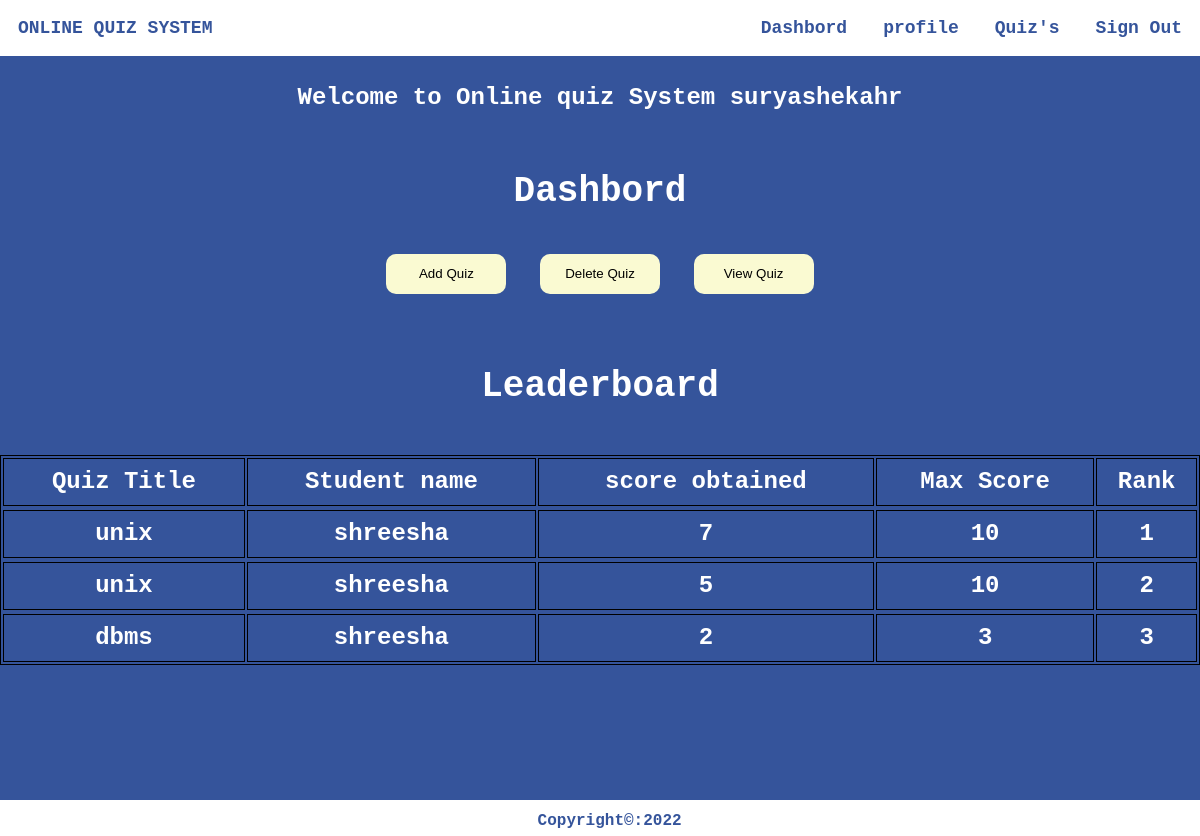
The app's page /homestaff.php (signed in) with its own data.
### tables this page shows
CREATE TABLE `staff` (
  `staffid` varchar(10) NOT NULL,
  `name` varchar(20) NOT NULL,
  `mail` varchar(30) NOT NULL,
  `phno` varchar(10) NOT NULL,
  `gender` varchar(1) NOT NULL,
  `DOB` varchar(10) NOT NULL,
  `pw` varchar(200) NOT NULL,
  `dept` varchar(3) DEFAULT NULL
);

CREATE TABLE `score` (
  `slno` int(11) NOT NULL,
  `score` int(11) NOT NULL,
  `quizid` int(11) NOT NULL,
  `mail` varchar(30) DEFAULT NULL,
  `totalscore` int(11) DEFAULT NULL,
  `remark` varchar(20) DEFAULT NULL
);

CREATE TABLE `quiz` (
  `quizid` int(11) NOT NULL,
  `quizname` varchar(20) NOT NULL,
  `date_created` timestamp NOT NULL DEFAULT current_timestamp(),
  `mail` varchar(30) DEFAULT NULL
);

CREATE TABLE `student` (
  `usn` varchar(10) NOT NULL,
  `name` varchar(20) NOT NULL,
  `mail` varchar(30) NOT NULL,
  `phno` varchar(10) NOT NULL,
  `gender` varchar(1) NOT NULL,
  `DOB` varchar(10) NOT NULL,
  `pw` varchar(200) NOT NULL,
  `dept` varchar(3) DEFAULT NULL
);

### homestaff.php (the view, shortened to what this page needs)
<html>
<head>
</head>
<?php
require_once 'sql.php';
                $conn = mysqli_connect($host, $user, $ps, $project);if (!$conn) {
    echo "<script>alert(\"Database error retry after some time !\")</script>";
} else {
    $type1 = $_SESSION["type"];
    $username1 = $_SESSION["username"];
    $sql = "select * from " . $type1 . " where mail='{$username1}'";
    $res =   mysqli_query($conn, $sql);
    if ($res == true) {
        while ($row = mysqli_fetch_array($res)) {
            $dbname = $row['name'];
        }
    }
}
?>
<body style="margin: 0 !important;font-weight: bolder !important;font-family: 'Courier New', Courier, monospace;height:auto;color:#fff">
    <div id="main" style="background-color: #35549b;height: auto;color:#fff !important">
        <div class="navbar" style="display: inline-flex;width: 100%;color:#35549b;position:fixed;">
            <section style="margin: 1.5vw;">ONLINE QUIZ SYSTEM</section>
            <ul style="display: inline-flex;padding: 0 !important;margin: 0;float: right;right: 0;position: fixed;width: 50vw;">
                <li onclick="dash()">Dashbord</li>
                <li onclick="prof()">profile</li>
                <li onclick="score()">Quiz's</li>
                <li onclick="lo()">Sign Out</li>
            </ul>
        </div><br><br>
        <center><section style="width:100vw;margin:0vw;margin-top:4vw;font-size:2vw;">Welcome to Online quiz System&nbsp;<?php echo $dbname ?></section></center>
        <section class="dash" style="margin: 5vw;width: 90vw;">
            <center><h1 style="font-weight:bolder;font-size:3vw">Dashbord</h1></center>
           <center> <button onclick="addquiz()">Add Quiz</button>            <button onclick="delquiz()">Delete Quiz</button>         <button onclick="viewq()">View Quiz</button></center>
        </section>
        <section style="color:#fff !important">
            <?php
            $sql="call leaderboard;";
            $res=mysqli_query($conn,$sql);
            $Rank=1;
            $lastscore=false;
            $rows=0;
            if($res)
            {
                echo "<center><h1 style=\"font-size: 3vw\">Leaderboard</h1></center>";
                echo "<table id=\"le\"><thead><tr><td>Quiz Title</td>&nbsp;<td>Student name</td><td>score obtained</td><td>Max Score</td><td>Rank</tr></thead>";
                while ($row = mysqli_fetch_assoc($res)) {
                    $rows++;
                    if($lastscore!=$row['score']){
                        $lastscore=$row['score'];
                        $Rank=$rows;
                    }
                    echo "<tr></tr><td>{$row['quizname']}</td>
                    <td>{$row['name']}</td>
                    <td>{$row['score']}</td>
                    <td>{$row['totalscore']}</td>
                    <td>{$Rank}</td></tr>";
                }
                echo "</table><br><br><br>";
            }
            else{
                echo mysqli_error($conn);
            }
            ?>
        </section>
    </div>
    <?php require("footer.php");?>
</body>
</html>

### homestaff.php (style rules this page uses)
#main { min-height: 100% !important; }
table { border: 1px solid black; width: 100% !important; font-weight: bolder; font-size: 2vw; color: #35549b; }
td { border: 1px solid black; width: 20%; font-weight: bolder; font-size: 2vw; }
li { margin: 1.5vw; }
ul { list-style: none; width: auto !important; }
.navbar { background-color: #fff!important; font-size: 1.5vw; }
button { height: 5vh; width: 10vw; background-color: lightgoldenrodyellow; color: black; outline: none; border: none; border-radius: 10px; margin: 1vw; }
::placeholder { font-weight: bold; font-family: 'Courier New', Courier, monospace; }
table { width: 90vw; margin-left: 5vw; margin-right: 5vw; align-content: center; border: 1px solid black; }
thead { font-weight:900; font-size: 1.5vw; }
td { width: auto; border: 1px solid black; text-align: center; height: 4vw; font-weight: bold; }
#le { width: 90vw; margin: 0; color: #fff; }

### records on screen
staff: name "suryashekahr"
score: quizid.quizname "unix", mail.name "shreesha", score "7", totalscore "10", Rank "1"
score: quizid.quizname "unix", mail.name "shreesha", score "5", totalscore "10", Rank "2"
score: quizid.quizname "dbms", mail.name "shreesha", score "2", totalscore "3", Rank "3"
